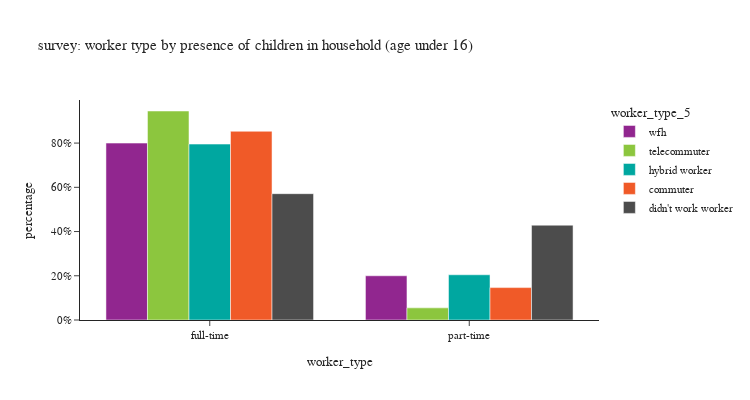

This figure's notebook cell:
### Code cell
for sc in survey_person_day['source'].unique():

    df = survey_person_day[survey_person_day['source']==sc]
    df['worker_type'] = df['pwtyp'].map({1: 'full-time', 2: 'part-time'})

    df_worker_count = df[(df['worker_type_5'].isin(workers))].\
        groupby(['worker_type_5','worker_type'])['pdexpfac'].agg(sample_count='size', pdexpfac='sum').reset_index()
    # df_worker_count['percent'] = df_worker_count['pdexpfac'] / sum(df_worker_count['pdexpfac'])
    df_worker_count['percentage'] = df_worker_count.groupby('worker_type_5', group_keys=False)['pdexpfac']. \
        apply(lambda x: x / float(x.sum()))

    fig = px.bar(df_worker_count,
                x="worker_type", y="percentage", barmode="group",
                color='worker_type_5',
                category_orders={'worker_type_5': workers},
                hover_data=['pdexpfac','sample_count'],
                title=f"{sc}: worker type by presence of children in household (age under 16)")
    fig.update_layout(height=400, width=750)
    fig.for_each_yaxis(lambda a: a.update(dict(tickformat=".0%")))
    fig.show()

### Figure 1 — Plotly figure (JSON) as saved in the notebook; plotly's stock layout.template omitted (floating-point values rounded to 4 significant figures)
{"data": [{"alignmentgroup": "True", "customdata": [[170200.0, 613.0], [42540.0, 156.0]], "hovertemplate": "worker_type_5=wfh<br>worker_type=%{x}<br>percentage=%{y}<br>pdexpfac=%{customdata[0]}<br>sample_count=%{customdata[1]}<extra></extra>", "legendgroup": "wfh", "marker": {"color": "#91268F", "pattern": {"shape": ""}}, "name": "wfh", "offsetgroup": "wfh", "orientation": "v", "showlegend": true, "textposition": "auto", "type": "bar", "x": ["full-time", "part-time"], "xaxis": "x", "y": [0.8, 0.2], "yaxis": "y"}, {"alignmentgroup": "True", "customdata": [[150200.0, 536.0], [8722.0, 41.0]], "hovertemplate": "worker_type_5=telecommuter<br>worker_type=%{x}<br>percentage=%{y}<br>pdexpfac=%{customdata[0]}<br>sample_count=%{customdata[1]}<extra></extra>", "legendgroup": "telecommuter", "marker": {"color": "#8CC63E", "pattern": {"shape": ""}}, "name": "telecommuter", "offsetgroup": "telecommuter", "orientation": "v", "showlegend": true, "textposition": "auto", "type": "bar", "x": ["full-time", "part-time"], "xaxis": "x", "y": [0.9451, 0.05489], "yaxis": "y"}, {"alignmentgroup": "True", "customdata": [[150700.0, 364.0], [38750.0, 62.0]], "hovertemplate": "worker_type_5=hybrid worker<br>worker_type=%{x}<br>percentage=%{y}<br>pdexpfac=%{customdata[0]}<br>sample_count=%{customdata[1]}<extra></extra>", "legendgroup": "hybrid worker", "marker": {"color": "#00A7A0", "pattern": {"shape": ""}}, "name": "hybrid worker", "offsetgroup": "hybrid worker", "orientation": "v", "showlegend": true, "textposition": "auto", "type": "bar", "x": ["full-time", "part-time"], "xaxis": "x", "y": [0.7955, 0.2045], "yaxis": "y"}, {"alignmentgroup": "True", "customdata": [[631400.0, 1125.0], [108400.0, 193.0]], "hovertemplate": "worker_type_5=commuter<br>worker_type=%{x}<br>percentage=%{y}<br>pdexpfac=%{customdata[0]}<br>sample_count=%{customdata[1]}<extra></extra>", "legendgroup": "commuter", "marker": {"color": "#F05A28", "pattern": {"shape": ""}}, "name": "commuter", "offsetgroup": "commuter", "orientation": "v", "showlegend": true, "textposition": "auto", "type": "bar", "x": ["full-time", "part-time"], "xaxis": "x", "y": [0.8535, 0.1465], "yaxis": "y"}, {"alignmentgroup": "True", "customdata": [[167800.0, 291.0], [125900.0, 186.0]], "hovertemplate": "worker_type_5=didn't work worker<br>worker_type=%{x}<br>percentage=%{y}<br>pdexpfac=%{customdata[0]}<br>sample_count=%{customdata[1]}<extra></extra>", "legendgroup": "didn't work worker", "marker": {"color": "#4C4C4C", "pattern": {"shape": ""}}, "name": "didn't work worker", "offsetgroup": "didn't work worker", "orientation": "v", "showlegend": true, "textposition": "auto", "type": "bar", "x": ["full-time", "part-time"], "xaxis": "x", "y": [0.5712, 0.4288], "yaxis": "y"}], "layout": {"barmode": "group", "height": 400, "legend": {"title": {"text": "worker_type_5"}, "tracegroupgap": 0}, "title": {"text": "survey: worker type by presence of children in household (age under 16)"}, "width": 750, "xaxis": {"anchor": "y", "domain": [0.0, 1.0], "title": {"text": "worker_type"}}, "yaxis": {"anchor": "x", "domain": [0.0, 1.0], "tickformat": ".0%", "title": {"text": "percentage"}}}}
